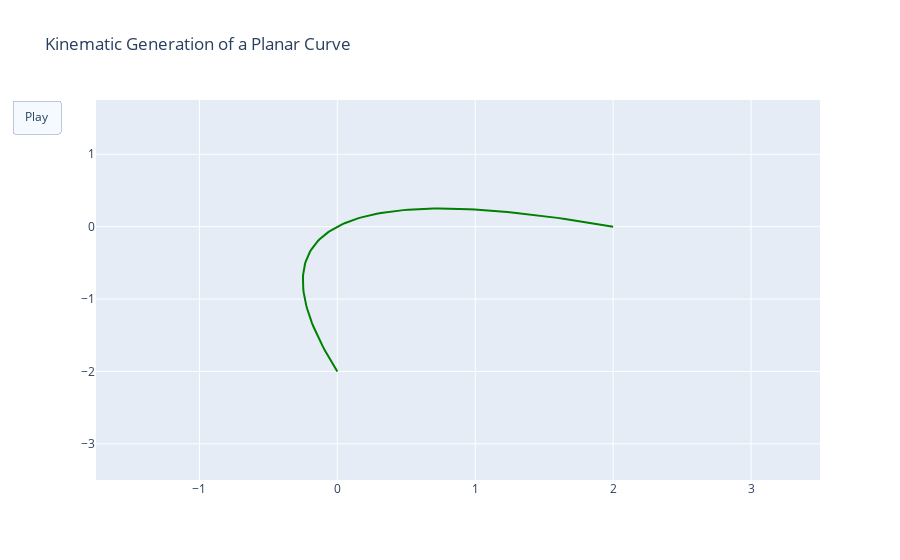

Notebook code for this chart:
### Code cell
import plotly.graph_objects as go

import numpy as np

# Generate curve data
t = np.linspace(-1, 1, 100)
x = t + t ** 2
y = t - t ** 2
xm = np.min(x) - 1.5
xM = np.max(x) + 1.5
ym = np.min(y) - 1.5
yM = np.max(y) + 1.5
N = 50
s = np.linspace(-1, 1, N)
xx = s + s ** 2
yy = s - s ** 2


# Create figure
fig = go.Figure(
    data=[go.Scatter(x=x, y=y,
                     mode="lines",
        #              line=dict(width=2, color="blue")),
        #   go.Scatter(x=x, y=y,
        #              mode="lines",
                     line=dict(width=2, color="green"))],
    layout=go.Layout(
        xaxis=dict(range=[xm, xM], autorange=False, zeroline=False),
        yaxis=dict(range=[ym, yM], autorange=False, zeroline=False),
        title_text="Kinematic Generation of a Planar Curve", hovermode="closest",
        updatemenus=[dict(type="buttons",
                          buttons=[dict(label="Play",
                                        method="animate",
                                        args=[None])])]),
)

# frames=[go.Frame(
#         data=[go.Scatter(
#             x=xx[0:k],
#             y=yy[0:k],
#             mode="lines",
#             marker=dict(color="red", size=5))])

#         for k in range(N)]


frames = []
for k in range(N):
    frames.append(go.Frame(
        data=[go.Scatter(
            x=xx[0:k],
            y=yy[0:k],
            mode="lines",
            marker=dict(color="red", size=5))]))


fig.update(frames=frames)

fig.show()

### Figure 1 — Plotly figure (JSON) as saved in the notebook; plotly's stock layout.template omitted (floating-point values rounded to 4 significant figures)
{"data": [{"line": {"color": "green", "width": 2}, "mode": "lines", "type": "scatter", "x": [0, -0.01979, -0.03877, -0.05693, -0.07428, -0.09081, -0.1065, -0.1214, -0.1355, -0.1488, -0.1612, -0.1728, -0.1837, -0.1937, -0.2028, -0.2112, -0.2188, -0.2255, -0.2314, -0.2365, -0.2408, -0.2443, -0.2469, -0.2488, -0.2498, -0.25, -0.2494, -0.2479, -0.2457, -0.2426, -0.2388, -0.2341, -0.2285, -0.2222, -0.2151, -0.2071, -0.1983, -0.1888, -0.1783, -0.1671, -0.1551, -0.1422, -0.1286, -0.1141, -0.09877, -0.08264, -0.06571, -0.04795, -0.02938, -0.009999, 0.0102, 0.03122, 0.05306, 0.07571, 0.09917, 0.1235, 0.1486, 0.1745, 0.2012, 0.2288, 0.2571, 0.2863, 0.3163, 0.3471, 0.3787, 0.4112, 0.4444, 0.4785, 0.5134, 0.5491, 0.5857, 0.623, 0.6612, 0.7001, 0.7399, 0.7805, 0.822, 0.8642, 0.9073, 0.9511, 0.9958, 1.041, 1.088, 1.135, 1.183, 1.232, 1.281, 1.331, 1.383, 1.435, 1.488, 1.541, 1.596, 1.651, 1.707, 1.764, 1.822, 1.88, 1.94, 2], "y": [-2, -1.94, -1.88, -1.822, -1.764, -1.707, -1.651, -1.596, -1.541, -1.488, -1.435, -1.383, -1.331, -1.281, -1.232, -1.183, -1.135, -1.088, -1.041, -0.9958, -0.9511, -0.9073, -0.8642, -0.822, -0.7805, -0.7399, -0.7001, -0.6612, -0.623, -0.5857, -0.5491, -0.5134, -0.4785, -0.4444, -0.4112, -0.3787, -0.3471, -0.3163, -0.2863, -0.2571, -0.2288, -0.2012, -0.1745, -0.1486, -0.1235, -0.09917, -0.07571, -0.05306, -0.03122, -0.0102, 0.009999, 0.02938, 0.04795, 0.06571, 0.08264, 0.09877, 0.1141, 0.1286, 0.1422, 0.1551, 0.1671, 0.1783, 0.1888, 0.1983, 0.2071, 0.2151, 0.2222, 0.2285, 0.2341, 0.2388, 0.2426, 0.2457, 0.2479, 0.2494, 0.25, 0.2498, 0.2488, 0.2469, 0.2443, 0.2408, 0.2365, 0.2314, 0.2255, 0.2188, 0.2112, 0.2028, 0.1937, 0.1837, 0.1728, 0.1612, 0.1488, 0.1355, 0.1214, 0.1065, 0.09081, 0.07428, 0.05693, 0.03877, 0.01979, 0]}], "layout": {"hovermode": "closest", "title": {"text": "Kinematic Generation of a Planar Curve"}, "updatemenus": [{"buttons": [{"args": [null], "label": "Play", "method": "animate"}], "type": "buttons"}], "xaxis": {"autorange": false, "range": [-1.75, 3.5], "zeroline": false}, "yaxis": {"autorange": false, "range": [-3.5, 1.75], "zeroline": false}}}
